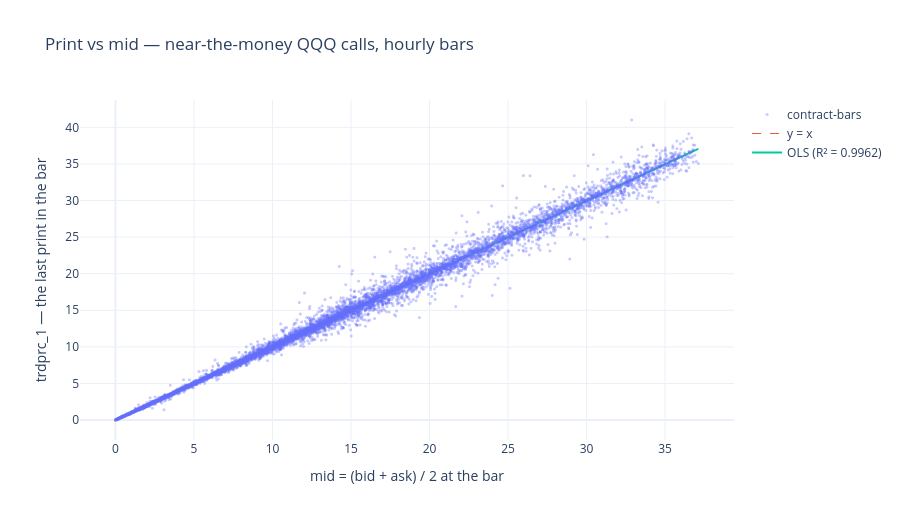

Write notebook code for a chart like this one.
### Markdown cell above
### 5.2 · The fit

OLS of the print on the mid, with `y = x` drawn through it. A slope of one and an intercept of
zero would say the mid is an unbiased estimate of where the contract actually traded in that
hour; the scatter says how tightly.

### Code cell
pts = evidence.points
lo, hi = float(pts["mid"].min()), float(pts["mid"].max())

fig = go.Figure()
fig.add_trace(go.Scattergl(
    x=pts["mid"], y=pts["trdprc_1"], mode="markers", name="contract-bars",
    marker=dict(size=3, opacity=0.35),
    hovertemplate="mid %{x:$.2f}<br>print %{y:$.2f}<extra></extra>",
))
fig.add_trace(go.Scatter(x=[lo, hi], y=[lo, hi], mode="lines", name="y = x",
                         line=dict(dash="dash", width=1)))
fig.add_trace(go.Scatter(x=[lo, hi], y=evidence.fit_y([lo, hi]), mode="lines",
                         name=f"OLS (R² = {evidence.r2:.4f})", line=dict(width=2)))
fig.update_layout(
    title="Print vs mid — near-the-money QQQ calls, hourly bars",
    xaxis_title="mid = (bid + ask) / 2 at the bar",
    yaxis_title="trdprc_1 — the last print in the bar",
    height=520, template="plotly_white",
)
fig.show()

print(evidence.headline())

### Figure 1 — Plotly figure (JSON) as saved in the notebook; plotly's stock layout.template omitted (floating-point values rounded to 4 significant figures; data arrays with more than 128 entries replaced by an {"elided": "..."} marker saying what was removed)
{"data": [{"hovertemplate": "mid %{x:$.2f}<br>print %{y:$.2f}<extra></extra>", "marker": {"opacity": 0.35, "size": 3}, "mode": "markers", "name": "contract-bars", "type": "scattergl", "x": {"elided": "16626 float values"}, "y": {"elided": "16626 float values"}}, {"line": {"dash": "dash", "width": 1}, "mode": "lines", "name": "y = x", "type": "scatter", "x": [0.015, 37.12], "y": [0.015, 37.12]}, {"line": {"width": 2}, "mode": "lines", "name": "OLS (R² = 0.9962)", "type": "scatter", "x": [0.015, 37.12], "y": [0.02536, 37.05]}], "layout": {"height": 520, "title": {"text": "Print vs mid — near-the-money QQQ calls, hourly bars"}, "xaxis": {"title": {"text": "mid = (bid + ask) / 2 at the bar"}}, "yaxis": {"title": {"text": "trdprc_1 — the last print in the bar"}}}}
